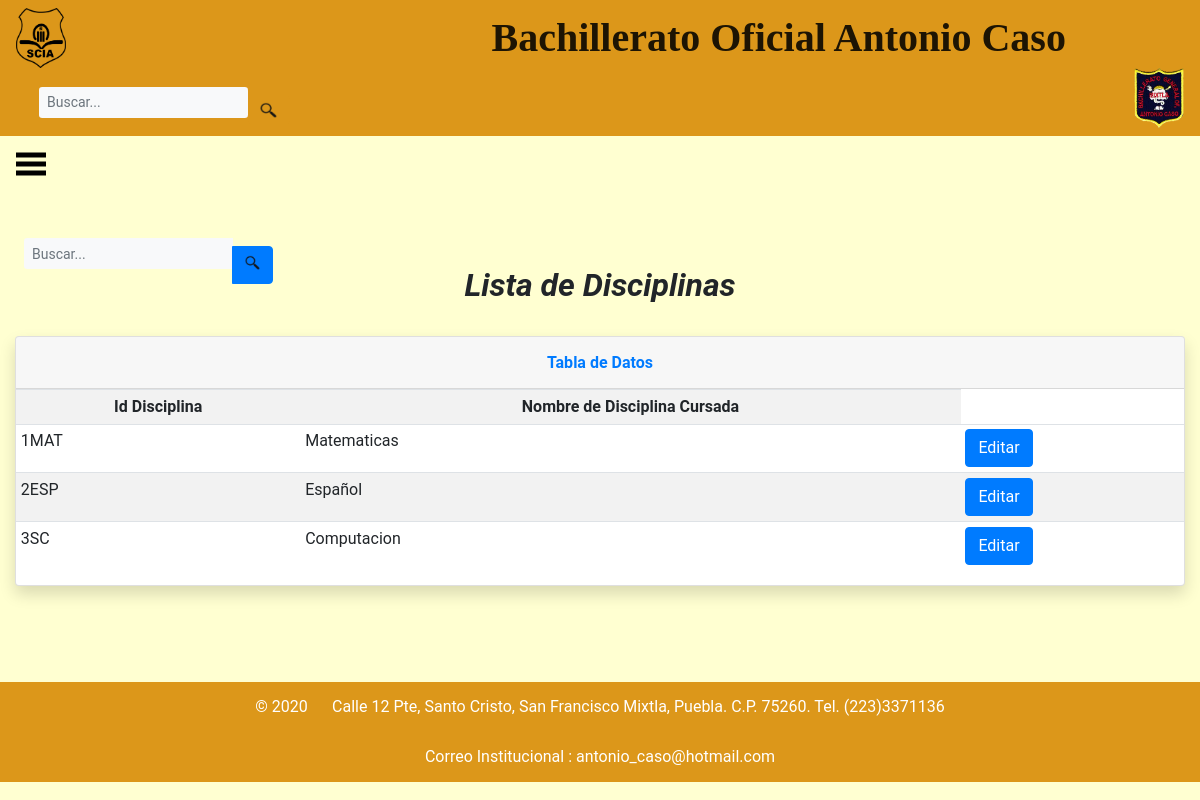
/Disciplinas/ListaDetalleDisciplinas/, run on an earlier commit of the app's database.
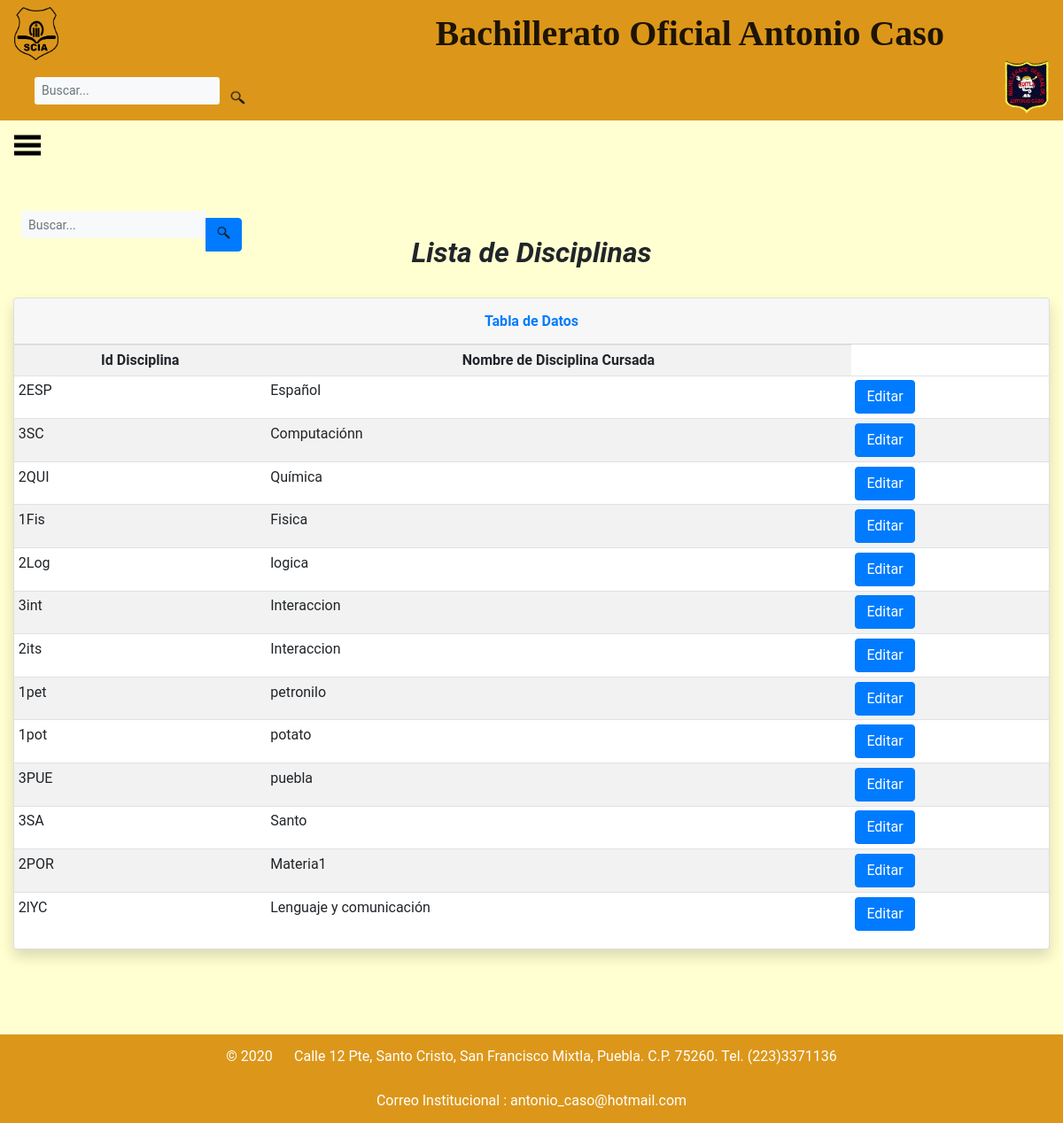
And on a later commit of the database.
### base_SCIA/models/disciplinas.py (models this page shows, shortened)
class Disciplinas(models.Model):
	Id_Disciplina = models.CharField(
		primary_key = True,
		max_length=4,
		)
	Nombre_Disciplina = models.CharField(
		max_length=30,
		)

### base_SCIA/views.py (the view)
# urls.py: url(r'^Disciplinas/ListaDetalleDisciplinas/$', views.listar_disciplinas),
def listar_disciplinas(request):
	busqueda = request.POST.get("buscardi") #Recuperamos la busqueda del usuario
	disciplinas = Disciplinas.objects.all()
	if busqueda: #Preguntando si busqueda está llena
		disciplinas = Disciplinas.objects.filter(
			Q(Id_Disciplina__icontains = busqueda)|
			Q(Nombre_Disciplina__icontains = busqueda)
		).distinct()
	return render(request, 'ListaDetalleDisciplinas.html', {'disciplinas':disciplinas})

### base_SCIA/templates/ListaDetalleDisciplinas.html (shortened to what this page needs)
<!DOCTYPE html>
<html>
<head style="background-color: #FFFFD1;">
	{%load static%}
	{% load bootstrap4%}
	{% bootstrap_css %}
	{%include 'encabezadoDi.html'%}
	{%include 'lateral.html'%}
		{% block buscador %}
	<form class="d-none d-sm-inline-block form-inline mr-auto ml-md-3 my-2 my-md-0 mw-100 navbar-search form-control-sm " method="POST"> {% csrf_token %}
		<div class="input-group" align="right">
			<input type="text" class="form-control bg-light border-0 small form-control-sm" placeholder="Buscar..." name="buscardi" value="{{ request.POST.buscardi }}">
			<div class="input-group-append" align="right">
				<button class="btn btn-primary" type="submit" >
					<input type=image src="{% static 'base_aspirantes/images/encabezado/busqueda.png'%}" width="15" height="15">
				</button>
			</div>
		</div>
	</form>
	{% endblock buscador %}
</head>
<body style="background-color: #FFFFD1; font-family: Roboto;">
	<center><h2><b><i> Lista de Disciplinas</i></b></h2></center>
	<br>
	<div class="container-fluid">
		<div class="card shadow mb-4">
			<div class="card-header py-3">
				<h6 class="m-0 font-weight-bold text-primary" align="center">Tabla de Datos</h6>
			</div>
			{% if disciplinas %}
			<div class="table-responsive">
				<table class="table table-striped table-hover table-sm " >
					<tr align="center">
						<td> <b> Id Disciplina</b></td>
						<td> <b> Nombre de Disciplina Cursada</b></td>
					</tr>
					{% for dis in disciplinas %}
						<tr>
						<td> {{dis.Id_Disciplina}} </td>
						<td> {{dis.Nombre_Disciplina}} </td>
						<td>
							<a class = "btn btn-primary" href="{% url 'DisciplinasEditar' dis.Id_Disciplina %}">Editar</a>
						</td>
					{% endfor %}
				</table>
			</div>
			{% else %}
			<h5>No hay Registros</h5>
			{% endif%}
		</div>
	</div>
</body>
<br>
<br>
<br>
<footer>
	{%include 'footer.html'%}
</footer>
</html>

What changed in the data, as far as the page shows it:
removed Disciplinas: Id_Disciplina "1MAT", Nombre_Disciplina "Matematicas"
changed Disciplinas "3SC": Nombre_Disciplina "Computacion" → "Computaciónn"
added Disciplinas: Id_Disciplina "2QUI", Nombre_Disciplina "Química"
added Disciplinas: Id_Disciplina "1Fis", Nombre_Disciplina "Fisica"
added Disciplinas: Id_Disciplina "2Log", Nombre_Disciplina "logica"
added Disciplinas: Id_Disciplina "3int", Nombre_Disciplina "Interaccion"
added Disciplinas: Id_Disciplina "2its", Nombre_Disciplina "Interaccion"
added Disciplinas: Id_Disciplina "1pet", Nombre_Disciplina "petronilo"
added Disciplinas: Id_Disciplina "1pot", Nombre_Disciplina "potato"
added Disciplinas: Id_Disciplina "3PUE", Nombre_Disciplina "puebla"
added Disciplinas: Id_Disciplina "3SA", Nombre_Disciplina "Santo"
added Disciplinas: Id_Disciplina "2POR", Nombre_Disciplina "Materia1"
added Disciplinas: Id_Disciplina "2lYC", Nombre_Disciplina "Lenguaje y comunicación"
